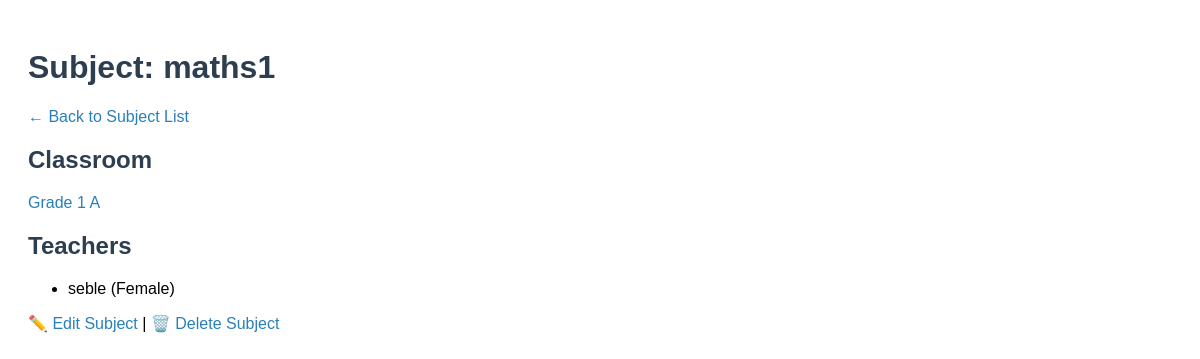
The page /subjects/1/ on the database as committed earlier.
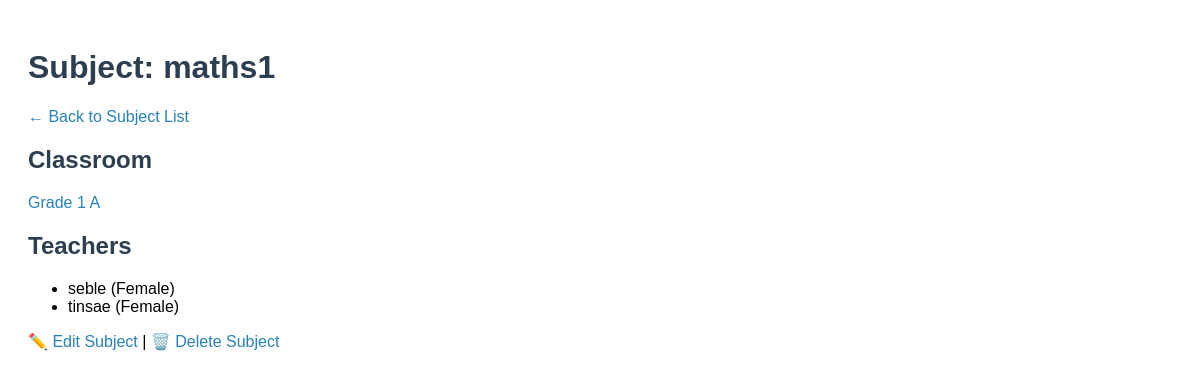
The same page on the database as committed later.
### school/models.py (models this page shows, shortened)
class Teacher(models.Model):
    GENDER_CHOICES = [('Male', 'Male'), ('Female', 'Female'), ('Other', 'Other')]
    name = models.CharField(max_length=100)
    gender = models.CharField(max_length=10, choices=GENDER_CHOICES)
    subjects = models.ManyToManyField(Subject, related_name='teachers')
    contact = models.CharField(max_length=20, blank=True)

### school/views.py (the view)
# urls.py: path('subjects/<int:pk>/', views.subject_detail, name='subject_detail'),
def subject_detail(request, pk):
    subject = get_object_or_404(Subject, pk=pk)
    return render(request, 'school/subject_detail.html', {'subject': subject})

### school/templates/school/subject_detail.html (shortened to what this page needs)
<!DOCTYPE html>
<html>
<head>
</head>
<body>
    <h1>Subject: {{ subject.name }}</h1>
    <p>
        <a href="{% url 'subject_list' %}">← Back to Subject List</a>
    </p>
    <h2>Classroom</h2>
    <p>
        <a href="{% url 'classroom_detail' subject.classroom.pk %}">
            {{ subject.classroom.name }} {{ subject.classroom.section }}
        </a>
    </p>
    <h2>Teachers</h2>
    {% if subject.teachers.all %}
        <ul>
            {% for teacher in subject.teachers.all %}
                <li>{{ teacher.name }} ({{ teacher.gender }})</li>
            {% endfor %}
        </ul>
    {% else %}
        <p>No teachers assigned to this subject yet.</p>
    {% endif %}
    <p>
        <a href="{% url 'subject_update' subject.pk %}">✏️ Edit Subject</a> |
        <a href="{% url 'subject_delete' subject.pk %}">🗑️ Delete Subject</a>
    </p>
</body>
</html>

Rows that differ between the two databases and show on the page:
added Teacher: name "tinsae", gender "Female"
